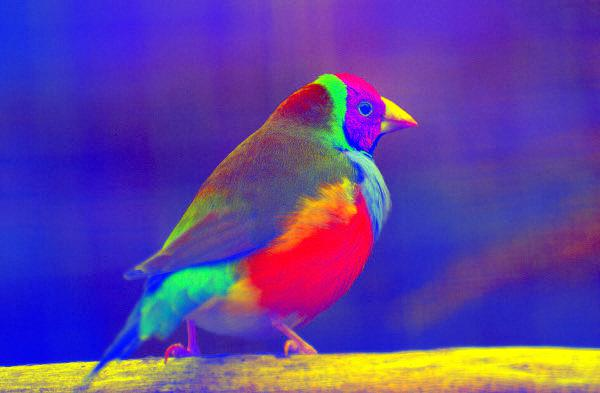
#> input picture gallery/gouldian-finch-rbG.jpg, 600 x 393 px
$ python chwap.py --file gallery/gouldian-finch-rbG.jpg
#> lines starting #> are read from the running program, lines starting #| are printed output that depends on the picture
from PIL import Image
from os.path import basename
from sys import exit
import argparse

alphabet = "rgb0fRGBI"

parser = argparse.ArgumentParser()
parser.add_argument('-f', "--file", help="path to file", required=True)
parser.add_argument('-m', "--mode", help="rules of editing channels (see README.md for more info), random if blank")
parser.add_argument("--hide", action='store_true', help="do not show output image")
parser.add_argument('-o', "--output", help="path to the output")
parser.add_argument("--fullrand", action='store_true', help="if mode is random, use all possible combinations for random mode")
args = parser.parse_args()

file = args.file
mode = args.mode
name = basename(file)
try:
	img = Image.open(file)
#> img is the input picture: PIL image 600x393 RGB; mean R, G, B 95.3, 64.4, 158.8
except FileNotFoundError:
	print(f"Error: file {file} not found, exiting...")
	exit(1)

if not args.output and args.hide:  # nothing selected
	print("You asked to hide image, but didn't choose output file!\nUse -o/--output option for this\nExiting...")
	exit(1)
if mode == 'I':
	mode = 'RGB'
if not mode:  # generate random rules
	import random
	if args.fullrand:
		mode = "".join((random.choice(alphabet[:8]) for i in range(3)))
	else:
		mode = ''.join(random.sample('rgbRGB', 3))
	print("Mode: "+mode)
rules = list(mode)
for i, e in enumerate(rules):  # convert to numeric values
	rules[i] = alphabet.index(e)

pixarr = img.load()

for x in range(img.size[0]):
	for y in range(img.size[1]):
		p = pixarr[x, y][:3]  # strip alpha value
		mods = p + (0, 255, 255 - p[0], 255 - p[1], 255 - p[2])  # map pixel values to alphabet
		pixarr[x, y] = tuple(mods[rules[i]] for i in range(3))

if args.output:
	img.save(args.output)
	print(f"Image saved to {args.output}")
if not args.hide:
	title = name + " - " + mode
	img.show(title=title)
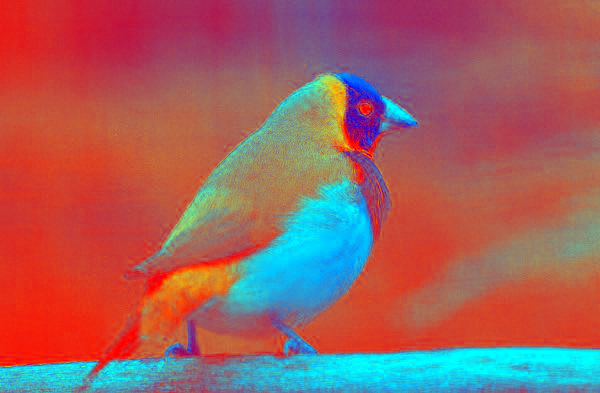
#> shown: PIL image 600x393 RGB; mean R, G, B 159.7, 96.2, 95.3
